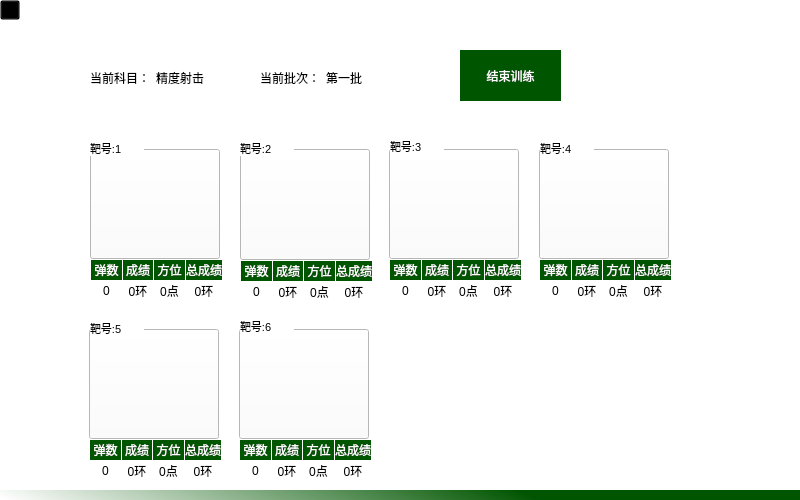
<?xml version="1.0" encoding="UTF-8"?>
<ui version="4.0">
 <class>Processing</class>
 <widget class="QWidget" name="Processing">
  <property name="geometry">
   <rect>
    <x>0</x>
    <y>0</y>
    <width>800</width>
    <height>500</height>
   </rect>
  </property>
  <property name="windowTitle">
   <string>Form</string>
  </property>
  <property name="styleSheet">
   <string notr="true">background-color: rgb(255, 255, 255);</string>
  </property>
  <widget class="QPushButton" name="pushButton">
   <property name="geometry">
    <rect>
     <x>90</x>
     <y>149</y>
     <width>130</width>
     <height>110</height>
    </rect>
   </property>
   <property name="styleSheet">
    <string notr="true">border-image: url(:/pic/targets/101-50胸环靶.bmp);</string>
   </property>
   <property name="text">
    <string/>
   </property>
  </widget>
  <widget class="QPushButton" name="pushButton_3">
   <property name="geometry">
    <rect>
     <x>460</x>
     <y>50</y>
     <width>101</width>
     <height>51</height>
    </rect>
   </property>
   <property name="styleSheet">
    <string notr="true">background-color: rgb(0, 85, 0);
color: rgb(255, 255, 255);
border:none
</string>
   </property>
   <property name="text">
    <string>结束训练</string>
   </property>
  </widget>
  <widget class="QWidget" name="layoutWidget">
   <property name="geometry">
    <rect>
     <x>90</x>
     <y>70</y>
     <width>125</width>
     <height>15</height>
    </rect>
   </property>
   <layout class="QHBoxLayout" name="horizontalLayout">
    <item>
     <widget class="QLabel" name="label">
      <property name="text">
       <string>当前科目：</string>
      </property>
     </widget>
    </item>
    <item>
     <widget class="QLabel" name="label_3">
      <property name="text">
       <string>精度射击</string>
      </property>
     </widget>
    </item>
   </layout>
  </widget>
  <widget class="QWidget" name="layoutWidget">
   <property name="geometry">
    <rect>
     <x>260</x>
     <y>70</y>
     <width>112</width>
     <height>15</height>
    </rect>
   </property>
   <layout class="QHBoxLayout" name="horizontalLayout_2">
    <item>
     <widget class="QLabel" name="label_2">
      <property name="text">
       <string>当前批次：</string>
      </property>
     </widget>
    </item>
    <item>
     <widget class="QLabel" name="label_4">
      <property name="text">
       <string>第一批</string>
      </property>
     </widget>
    </item>
   </layout>
  </widget>
  <widget class="QWidget" name="layoutWidget_5">
   <property name="geometry">
    <rect>
     <x>241</x>
     <y>261</y>
     <width>131</width>
     <height>41</height>
    </rect>
   </property>
   <layout class="QHBoxLayout" name="horizontalLayout_7">
    <property name="spacing">
     <number>1</number>
    </property>
    <item>
     <layout class="QVBoxLayout" name="verticalLayout_17">
      <item>
       <widget class="QLabel" name="label_41">
        <property name="styleSheet">
         <string notr="true">background-color: rgb(0, 85, 0);
color: rgb(255, 255, 255);
border:none
</string>
        </property>
        <property name="text">
         <string>弹数</string>
        </property>
        <property name="alignment">
         <set>Qt::AlignCenter</set>
        </property>
       </widget>
      </item>
      <item>
       <widget class="QLabel" name="label_42">
        <property name="text">
         <string>0</string>
        </property>
        <property name="alignment">
         <set>Qt::AlignCenter</set>
        </property>
       </widget>
      </item>
     </layout>
    </item>
    <item>
     <layout class="QVBoxLayout" name="verticalLayout_18">
      <item>
       <widget class="QLabel" name="label_43">
        <property name="styleSheet">
         <string notr="true">background-color: rgb(0, 85, 0);
color: rgb(255, 255, 255);
border:none
</string>
        </property>
        <property name="text">
         <string>成绩</string>
        </property>
        <property name="alignment">
         <set>Qt::AlignCenter</set>
        </property>
       </widget>
      </item>
      <item>
       <widget class="QLabel" name="label_44">
        <property name="text">
         <string>0环</string>
        </property>
        <property name="alignment">
         <set>Qt::AlignCenter</set>
        </property>
       </widget>
      </item>
     </layout>
    </item>
    <item>
     <layout class="QVBoxLayout" name="verticalLayout_19">
      <item>
       <widget class="QLabel" name="label_45">
        <property name="styleSheet">
         <string notr="true">background-color: rgb(0, 85, 0);
color: rgb(255, 255, 255);
border:none
</string>
        </property>
        <property name="text">
         <string>方位</string>
        </property>
        <property name="alignment">
         <set>Qt::AlignCenter</set>
        </property>
       </widget>
      </item>
      <item>
       <widget class="QLabel" name="label_46">
        <property name="text">
         <string>0点</string>
        </property>
        <property name="alignment">
         <set>Qt::AlignCenter</set>
        </property>
       </widget>
      </item>
     </layout>
    </item>
    <item>
     <layout class="QVBoxLayout" name="verticalLayout_20">
      <item>
       <widget class="QLabel" name="label_47">
        <property name="styleSheet">
         <string notr="true">background-color: rgb(0, 85, 0);
color: rgb(255, 255, 255);
border:none
</string>
        </property>
        <property name="text">
         <string>总成绩</string>
        </property>
        <property name="alignment">
         <set>Qt::AlignCenter</set>
        </property>
       </widget>
      </item>
      <item>
       <widget class="QLabel" name="label_48">
        <property name="text">
         <string>0环</string>
        </property>
        <property name="alignment">
         <set>Qt::AlignCenter</set>
        </property>
       </widget>
      </item>
     </layout>
    </item>
   </layout>
  </widget>
  <widget class="QPushButton" name="pushButton_6">
   <property name="geometry">
    <rect>
     <x>240</x>
     <y>149</y>
     <width>130</width>
     <height>111</height>
    </rect>
   </property>
   <property name="styleSheet">
    <string notr="true">border-image: url(:/pic/targets/101-50胸环靶.bmp);</string>
   </property>
   <property name="text">
    <string/>
   </property>
  </widget>
  <widget class="QPushButton" name="pushButton_7">
   <property name="geometry">
    <rect>
     <x>389</x>
     <y>149</y>
     <width>130</width>
     <height>110</height>
    </rect>
   </property>
   <property name="styleSheet">
    <string notr="true">border-image: url(:/pic/targets/101-50胸环靶.bmp);</string>
   </property>
   <property name="text">
    <string/>
   </property>
  </widget>
  <widget class="QLabel" name="label_50">
   <property name="geometry">
    <rect>
     <x>390</x>
     <y>140</y>
     <width>54</width>
     <height>12</height>
    </rect>
   </property>
   <property name="font">
    <font>
     <pointsize>8</pointsize>
    </font>
   </property>
   <property name="text">
    <string>靶号:3</string>
   </property>
  </widget>
  <widget class="QWidget" name="layoutWidget_6">
   <property name="geometry">
    <rect>
     <x>390</x>
     <y>260</y>
     <width>131</width>
     <height>41</height>
    </rect>
   </property>
   <layout class="QHBoxLayout" name="horizontalLayout_8">
    <property name="spacing">
     <number>1</number>
    </property>
    <item>
     <layout class="QVBoxLayout" name="verticalLayout_21">
      <item>
       <widget class="QLabel" name="label_51">
        <property name="styleSheet">
         <string notr="true">background-color: rgb(0, 85, 0);
color: rgb(255, 255, 255);
border:none
</string>
        </property>
        <property name="text">
         <string>弹数</string>
        </property>
        <property name="alignment">
         <set>Qt::AlignCenter</set>
        </property>
       </widget>
      </item>
      <item>
       <widget class="QLabel" name="label_52">
        <property name="text">
         <string>0</string>
        </property>
        <property name="alignment">
         <set>Qt::AlignCenter</set>
        </property>
       </widget>
      </item>
     </layout>
    </item>
    <item>
     <layout class="QVBoxLayout" name="verticalLayout_22">
      <item>
       <widget class="QLabel" name="label_53">
        <property name="styleSheet">
         <string notr="true">background-color: rgb(0, 85, 0);
color: rgb(255, 255, 255);
border:none
</string>
        </property>
        <property name="text">
         <string>成绩</string>
        </property>
        <property name="alignment">
         <set>Qt::AlignCenter</set>
        </property>
       </widget>
      </item>
      <item>
       <widget class="QLabel" name="label_54">
        <property name="text">
         <string>0环</string>
        </property>
        <property name="alignment">
         <set>Qt::AlignCenter</set>
        </property>
       </widget>
      </item>
     </layout>
    </item>
    <item>
     <layout class="QVBoxLayout" name="verticalLayout_23">
      <item>
       <widget class="QLabel" name="label_55">
        <property name="styleSheet">
         <string notr="true">background-color: rgb(0, 85, 0);
color: rgb(255, 255, 255);
border:none
</string>
        </property>
        <property name="text">
         <string>方位</string>
        </property>
        <property name="alignment">
         <set>Qt::AlignCenter</set>
        </property>
       </widget>
      </item>
      <item>
       <widget class="QLabel" name="label_56">
        <property name="text">
         <string>0点</string>
        </property>
        <property name="alignment">
         <set>Qt::AlignCenter</set>
        </property>
       </widget>
      </item>
     </layout>
    </item>
    <item>
     <layout class="QVBoxLayout" name="verticalLayout_24">
      <item>
       <widget class="QLabel" name="label_57">
        <property name="styleSheet">
         <string notr="true">background-color: rgb(0, 85, 0);
color: rgb(255, 255, 255);
border:none
</string>
        </property>
        <property name="text">
         <string>总成绩</string>
        </property>
        <property name="alignment">
         <set>Qt::AlignCenter</set>
        </property>
       </widget>
      </item>
      <item>
       <widget class="QLabel" name="label_58">
        <property name="text">
         <string>0环</string>
        </property>
        <property name="alignment">
         <set>Qt::AlignCenter</set>
        </property>
       </widget>
      </item>
     </layout>
    </item>
   </layout>
  </widget>
  <widget class="QPushButton" name="pushButton_8">
   <property name="geometry">
    <rect>
     <x>539</x>
     <y>149</y>
     <width>130</width>
     <height>110</height>
    </rect>
   </property>
   <property name="styleSheet">
    <string notr="true">border-image: url(:/pic/targets/101-50胸环靶.bmp);</string>
   </property>
   <property name="text">
    <string/>
   </property>
  </widget>
  <widget class="QWidget" name="layoutWidget_7">
   <property name="geometry">
    <rect>
     <x>540</x>
     <y>260</y>
     <width>131</width>
     <height>41</height>
    </rect>
   </property>
   <layout class="QHBoxLayout" name="horizontalLayout_9">
    <property name="spacing">
     <number>1</number>
    </property>
    <item>
     <layout class="QVBoxLayout" name="verticalLayout_25">
      <item>
       <widget class="QLabel" name="label_60">
        <property name="styleSheet">
         <string notr="true">background-color: rgb(0, 85, 0);
color: rgb(255, 255, 255);
border:none
</string>
        </property>
        <property name="text">
         <string>弹数</string>
        </property>
        <property name="alignment">
         <set>Qt::AlignCenter</set>
        </property>
       </widget>
      </item>
      <item>
       <widget class="QLabel" name="label_61">
        <property name="text">
         <string>0</string>
        </property>
        <property name="alignment">
         <set>Qt::AlignCenter</set>
        </property>
       </widget>
      </item>
     </layout>
    </item>
    <item>
     <layout class="QVBoxLayout" name="verticalLayout_26">
      <item>
       <widget class="QLabel" name="label_62">
        <property name="styleSheet">
         <string notr="true">background-color: rgb(0, 85, 0);
color: rgb(255, 255, 255);
border:none
</string>
        </property>
        <property name="text">
         <string>成绩</string>
        </property>
        <property name="alignment">
         <set>Qt::AlignCenter</set>
        </property>
       </widget>
      </item>
      <item>
       <widget class="QLabel" name="label_63">
        <property name="text">
         <string>0环</string>
        </property>
        <property name="alignment">
         <set>Qt::AlignCenter</set>
        </property>
       </widget>
      </item>
     </layout>
    </item>
    <item>
     <layout class="QVBoxLayout" name="verticalLayout_27">
      <item>
       <widget class="QLabel" name="label_64">
        <property name="styleSheet">
         <string notr="true">background-color: rgb(0, 85, 0);
color: rgb(255, 255, 255);
border:none
</string>
        </property>
        <property name="text">
         <string>方位</string>
        </property>
        <property name="alignment">
         <set>Qt::AlignCenter</set>
        </property>
       </widget>
      </item>
      <item>
       <widget class="QLabel" name="label_65">
        <property name="text">
         <string>0点</string>
        </property>
        <property name="alignment">
         <set>Qt::AlignCenter</set>
        </property>
       </widget>
      </item>
     </layout>
    </item>
    <item>
     <layout class="QVBoxLayout" name="verticalLayout_28">
      <item>
       <widget class="QLabel" name="label_66">
        <property name="styleSheet">
         <string notr="true">background-color: rgb(0, 85, 0);
color: rgb(255, 255, 255);
border:none
</string>
        </property>
        <property name="text">
         <string>总成绩</string>
        </property>
        <property name="alignment">
         <set>Qt::AlignCenter</set>
        </property>
       </widget>
      </item>
      <item>
       <widget class="QLabel" name="label_67">
        <property name="text">
         <string>0环</string>
        </property>
        <property name="alignment">
         <set>Qt::AlignCenter</set>
        </property>
       </widget>
      </item>
     </layout>
    </item>
   </layout>
  </widget>
  <widget class="QPushButton" name="pushButton_9">
   <property name="geometry">
    <rect>
     <x>89</x>
     <y>329</y>
     <width>130</width>
     <height>110</height>
    </rect>
   </property>
   <property name="styleSheet">
    <string notr="true">border-image: url(:/pic/targets/101-50胸环靶.bmp);</string>
   </property>
   <property name="text">
    <string/>
   </property>
  </widget>
  <widget class="QWidget" name="layoutWidget_8">
   <property name="geometry">
    <rect>
     <x>90</x>
     <y>440</y>
     <width>131</width>
     <height>41</height>
    </rect>
   </property>
   <layout class="QHBoxLayout" name="horizontalLayout_10">
    <property name="spacing">
     <number>1</number>
    </property>
    <item>
     <layout class="QVBoxLayout" name="verticalLayout_29">
      <item>
       <widget class="QLabel" name="label_69">
        <property name="styleSheet">
         <string notr="true">background-color: rgb(0, 85, 0);
color: rgb(255, 255, 255);
border:none
</string>
        </property>
        <property name="text">
         <string>弹数</string>
        </property>
        <property name="alignment">
         <set>Qt::AlignCenter</set>
        </property>
       </widget>
      </item>
      <item>
       <widget class="QLabel" name="label_70">
        <property name="text">
         <string>0</string>
        </property>
        <property name="alignment">
         <set>Qt::AlignCenter</set>
        </property>
       </widget>
      </item>
     </layout>
    </item>
    <item>
     <layout class="QVBoxLayout" name="verticalLayout_30">
      <item>
       <widget class="QLabel" name="label_71">
        <property name="styleSheet">
         <string notr="true">background-color: rgb(0, 85, 0);
color: rgb(255, 255, 255);
border:none
</string>
        </property>
        <property name="text">
         <string>成绩</string>
        </property>
        <property name="alignment">
         <set>Qt::AlignCenter</set>
        </property>
       </widget>
      </item>
      <item>
       <widget class="QLabel" name="label_72">
        <property name="text">
         <string>0环</string>
        </property>
        <property name="alignment">
         <set>Qt::AlignCenter</set>
        </property>
       </widget>
      </item>
     </layout>
    </item>
    <item>
     <layout class="QVBoxLayout" name="verticalLayout_31">
      <item>
       <widget class="QLabel" name="label_73">
        <property name="styleSheet">
         <string notr="true">background-color: rgb(0, 85, 0);
color: rgb(255, 255, 255);
border:none
</string>
        </property>
        <property name="text">
         <string>方位</string>
        </property>
        <property name="alignment">
         <set>Qt::AlignCenter</set>
        </property>
       </widget>
      </item>
      <item>
       <widget class="QLabel" name="label_74">
        <property name="text">
         <string>0点</string>
        </property>
        <property name="alignment">
         <set>Qt::AlignCenter</set>
        </property>
       </widget>
      </item>
     </layout>
    </item>
    <item>
     <layout class="QVBoxLayout" name="verticalLayout_32">
      <item>
       <widget class="QLabel" name="label_75">
        <property name="styleSheet">
         <string notr="true">background-color: rgb(0, 85, 0);
color: rgb(255, 255, 255);
border:none
</string>
        </property>
        <property name="text">
         <string>总成绩</string>
        </property>
        <property name="alignment">
         <set>Qt::AlignCenter</set>
        </property>
       </widget>
      </item>
      <item>
       <widget class="QLabel" name="label_76">
        <property name="text">
         <string>0环</string>
        </property>
        <property name="alignment">
         <set>Qt::AlignCenter</set>
        </property>
       </widget>
      </item>
     </layout>
    </item>
   </layout>
  </widget>
  <widget class="QPushButton" name="pushButton_10">
   <property name="geometry">
    <rect>
     <x>239</x>
     <y>329</y>
     <width>130</width>
     <height>110</height>
    </rect>
   </property>
   <property name="styleSheet">
    <string notr="true">border-image: url(:/pic/targets/101-50胸环靶.bmp);</string>
   </property>
   <property name="text">
    <string/>
   </property>
  </widget>
  <widget class="QLabel" name="label_77">
   <property name="geometry">
    <rect>
     <x>240</x>
     <y>320</y>
     <width>54</width>
     <height>12</height>
    </rect>
   </property>
   <property name="font">
    <font>
     <pointsize>8</pointsize>
    </font>
   </property>
   <property name="text">
    <string>靶号:6</string>
   </property>
  </widget>
  <widget class="QWidget" name="layoutWidget_9">
   <property name="geometry">
    <rect>
     <x>240</x>
     <y>440</y>
     <width>131</width>
     <height>41</height>
    </rect>
   </property>
   <layout class="QHBoxLayout" name="horizontalLayout_11">
    <property name="spacing">
     <number>1</number>
    </property>
    <item>
     <layout class="QVBoxLayout" name="verticalLayout_33">
      <item>
       <widget class="QLabel" name="label_78">
        <property name="styleSheet">
         <string notr="true">background-color: rgb(0, 85, 0);
color: rgb(255, 255, 255);
border:none
</string>
        </property>
        <property name="text">
         <string>弹数</string>
        </property>
        <property name="alignment">
         <set>Qt::AlignCenter</set>
        </property>
       </widget>
      </item>
      <item>
       <widget class="QLabel" name="label_79">
        <property name="text">
         <string>0</string>
        </property>
        <property name="alignment">
         <set>Qt::AlignCenter</set>
        </property>
       </widget>
      </item>
     </layout>
    </item>
    <item>
     <layout class="QVBoxLayout" name="verticalLayout_34">
      <item>
       <widget class="QLabel" name="label_80">
        <property name="styleSheet">
         <string notr="true">background-color: rgb(0, 85, 0);
color: rgb(255, 255, 255);
border:none
</string>
        </property>
        <property name="text">
         <string>成绩</string>
        </property>
        <property name="alignment">
         <set>Qt::AlignCenter</set>
        </property>
       </widget>
      </item>
      <item>
       <widget class="QLabel" name="label_81">
        <property name="text">
         <string>0环</string>
        </property>
        <property name="alignment">
         <set>Qt::AlignCenter</set>
        </property>
       </widget>
      </item>
     </layout>
    </item>
    <item>
     <layout class="QVBoxLayout" name="verticalLayout_35">
      <item>
       <widget class="QLabel" name="label_82">
        <property name="styleSheet">
         <string notr="true">background-color: rgb(0, 85, 0);
color: rgb(255, 255, 255);
border:none
</string>
        </property>
        <property name="text">
         <string>方位</string>
        </property>
        <property name="alignment">
         <set>Qt::AlignCenter</set>
        </property>
       </widget>
      </item>
      <item>
       <widget class="QLabel" name="label_83">
        <property name="text">
         <string>0点</string>
        </property>
        <property name="alignment">
         <set>Qt::AlignCenter</set>
        </property>
       </widget>
      </item>
     </layout>
    </item>
    <item>
     <layout class="QVBoxLayout" name="verticalLayout_36">
      <item>
       <widget class="QLabel" name="label_84">
        <property name="styleSheet">
         <string notr="true">background-color: rgb(0, 85, 0);
color: rgb(255, 255, 255);
border:none
</string>
        </property>
        <property name="text">
         <string>总成绩</string>
        </property>
        <property name="alignment">
         <set>Qt::AlignCenter</set>
        </property>
       </widget>
      </item>
      <item>
       <widget class="QLabel" name="label_85">
        <property name="text">
         <string>0环</string>
        </property>
        <property name="alignment">
         <set>Qt::AlignCenter</set>
        </property>
       </widget>
      </item>
     </layout>
    </item>
   </layout>
  </widget>
  <widget class="QLabel" name="label_86">
   <property name="geometry">
    <rect>
     <x>540</x>
     <y>140</y>
     <width>54</width>
     <height>16</height>
    </rect>
   </property>
   <property name="font">
    <font>
     <pointsize>8</pointsize>
    </font>
   </property>
   <property name="text">
    <string>靶号:4</string>
   </property>
  </widget>
  <widget class="QLabel" name="label_87">
   <property name="geometry">
    <rect>
     <x>240</x>
     <y>140</y>
     <width>54</width>
     <height>16</height>
    </rect>
   </property>
   <property name="font">
    <font>
     <pointsize>8</pointsize>
    </font>
   </property>
   <property name="text">
    <string>靶号:2</string>
   </property>
  </widget>
  <widget class="QLabel" name="label_88">
   <property name="geometry">
    <rect>
     <x>90</x>
     <y>140</y>
     <width>54</width>
     <height>16</height>
    </rect>
   </property>
   <property name="font">
    <font>
     <pointsize>8</pointsize>
    </font>
   </property>
   <property name="text">
    <string>靶号:1</string>
   </property>
  </widget>
  <widget class="QLabel" name="label_89">
   <property name="geometry">
    <rect>
     <x>90</x>
     <y>320</y>
     <width>54</width>
     <height>16</height>
    </rect>
   </property>
   <property name="font">
    <font>
     <pointsize>8</pointsize>
    </font>
   </property>
   <property name="text">
    <string>靶号:5</string>
   </property>
  </widget>
  <widget class="QWidget" name="layoutWidget">
   <property name="geometry">
    <rect>
     <x>91</x>
     <y>260</y>
     <width>131</width>
     <height>41</height>
    </rect>
   </property>
   <layout class="QHBoxLayout" name="horizontalLayout_3">
    <property name="spacing">
     <number>1</number>
    </property>
    <item>
     <layout class="QVBoxLayout" name="verticalLayout">
      <item>
       <widget class="QLabel" name="label_6">
        <property name="styleSheet">
         <string notr="true">background-color: rgb(0, 85, 0);
color: rgb(255, 255, 255);
border:none
</string>
        </property>
        <property name="text">
         <string>弹数</string>
        </property>
        <property name="alignment">
         <set>Qt::AlignCenter</set>
        </property>
       </widget>
      </item>
      <item>
       <widget class="QLabel" name="label_10">
        <property name="text">
         <string>0</string>
        </property>
        <property name="alignment">
         <set>Qt::AlignCenter</set>
        </property>
       </widget>
      </item>
     </layout>
    </item>
    <item>
     <layout class="QVBoxLayout" name="verticalLayout_2">
      <item>
       <widget class="QLabel" name="label_7">
        <property name="styleSheet">
         <string notr="true">background-color: rgb(0, 85, 0);
color: rgb(255, 255, 255);
border:none
</string>
        </property>
        <property name="text">
         <string>成绩</string>
        </property>
        <property name="alignment">
         <set>Qt::AlignCenter</set>
        </property>
       </widget>
      </item>
      <item>
       <widget class="QLabel" name="label_11">
        <property name="text">
         <string>0环</string>
        </property>
        <property name="alignment">
         <set>Qt::AlignCenter</set>
        </property>
       </widget>
      </item>
     </layout>
    </item>
    <item>
     <layout class="QVBoxLayout" name="verticalLayout_3">
      <item>
       <widget class="QLabel" name="label_8">
        <property name="styleSheet">
         <string notr="true">background-color: rgb(0, 85, 0);
color: rgb(255, 255, 255);
border:none
</string>
        </property>
        <property name="text">
         <string>方位</string>
        </property>
        <property name="alignment">
         <set>Qt::AlignCenter</set>
        </property>
       </widget>
      </item>
      <item>
       <widget class="QLabel" name="label_12">
        <property name="text">
         <string>0点</string>
        </property>
        <property name="alignment">
         <set>Qt::AlignCenter</set>
        </property>
       </widget>
      </item>
     </layout>
    </item>
    <item>
     <layout class="QVBoxLayout" name="verticalLayout_4">
      <item>
       <widget class="QLabel" name="label_9">
        <property name="styleSheet">
         <string notr="true">background-color: rgb(0, 85, 0);
color: rgb(255, 255, 255);
border:none
</string>
        </property>
        <property name="text">
         <string>总成绩</string>
        </property>
        <property name="alignment">
         <set>Qt::AlignCenter</set>
        </property>
       </widget>
      </item>
      <item>
       <widget class="QLabel" name="label_13">
        <property name="text">
         <string>0环</string>
        </property>
        <property name="alignment">
         <set>Qt::AlignCenter</set>
        </property>
       </widget>
      </item>
     </layout>
    </item>
   </layout>
  </widget>
  <widget class="QLabel" name="label_14">
   <property name="geometry">
    <rect>
     <x>0</x>
     <y>490</y>
     <width>800</width>
     <height>15</height>
    </rect>
   </property>
   <property name="styleSheet">
    <string notr="true">background-color: qlineargradient(spread:pad, x1:0.67, y1:0.516727, x2:0, y2:0.545455, stop:0 rgba(0, 85, 0, 255), stop:1 rgba(255, 255, 255, 255));</string>
   </property>
   <property name="text">
    <string/>
   </property>
  </widget>
  <widget class="QLabel" name="label_15">
   <property name="geometry">
    <rect>
     <x>0</x>
     <y>0</y>
     <width>800</width>
     <height>20</height>
    </rect>
   </property>
   <property name="styleSheet">
    <string notr="true">border-image: url(:/pic/顶部-切角.png);
color: rgb(255, 255, 255);
border:none</string>
   </property>
   <property name="text">
    <string>训练进程</string>
   </property>
   <property name="alignment">
    <set>Qt::AlignCenter</set>
   </property>
  </widget>
  <widget class="QPushButton" name="pushButton_5">
   <property name="geometry">
    <rect>
     <x>0</x>
     <y>0</y>
     <width>20</width>
     <height>20</height>
    </rect>
   </property>
   <property name="styleSheet">
    <string notr="true">border-image: url(:/pic/左箭头2.png);
background-color:transparent</string>
   </property>
   <property name="text">
    <string/>
   </property>
  </widget>
 </widget>
 <resources/>
 <connections/>
</ui>
